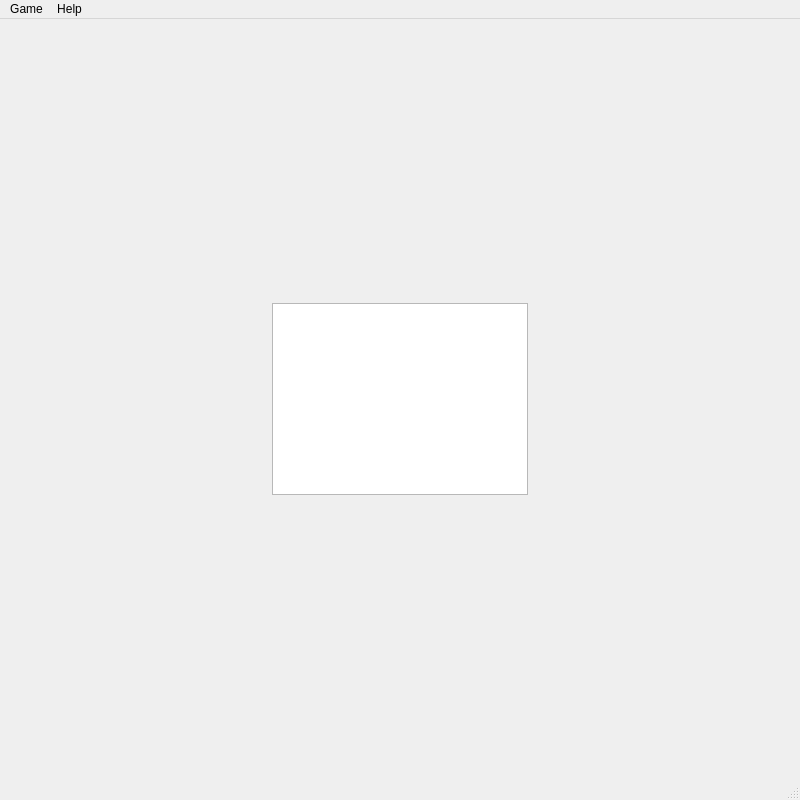
<?xml version="1.0" encoding="UTF-8"?>
<ui version="4.0">
 <class>MainWindow</class>
 <widget class="QMainWindow" name="MainWindow">
  <property name="geometry">
   <rect>
    <x>0</x>
    <y>0</y>
    <width>800</width>
    <height>800</height>
   </rect>
  </property>
  <property name="minimumSize">
   <size>
    <width>0</width>
    <height>0</height>
   </size>
  </property>
  <property name="maximumSize">
   <size>
    <width>16777215</width>
    <height>16777215</height>
   </size>
  </property>
  <property name="windowTitle">
   <string>MainWindow</string>
  </property>
  <widget class="QWidget" name="centralwidget">
   <layout class="QGridLayout" name="gridLayout">
    <item row="0" column="1">
     <spacer name="verticalSpacer">
      <property name="orientation">
       <enum>Qt::Vertical</enum>
      </property>
      <property name="sizeType">
       <enum>QSizePolicy::Expanding</enum>
      </property>
      <property name="sizeHint" stdset="0">
       <size>
        <width>20</width>
        <height>40</height>
       </size>
      </property>
     </spacer>
    </item>
    <item row="1" column="2">
     <spacer name="horizontalSpacer_2">
      <property name="orientation">
       <enum>Qt::Horizontal</enum>
      </property>
      <property name="sizeType">
       <enum>QSizePolicy::Expanding</enum>
      </property>
      <property name="sizeHint" stdset="0">
       <size>
        <width>40</width>
        <height>20</height>
       </size>
      </property>
     </spacer>
    </item>
    <item row="1" column="0">
     <spacer name="horizontalSpacer">
      <property name="orientation">
       <enum>Qt::Horizontal</enum>
      </property>
      <property name="sizeType">
       <enum>QSizePolicy::Expanding</enum>
      </property>
      <property name="sizeHint" stdset="0">
       <size>
        <width>40</width>
        <height>20</height>
       </size>
      </property>
     </spacer>
    </item>
    <item row="1" column="1">
     <widget class="QGraphicsView" name="graphicsView">
      <property name="sizePolicy">
       <sizepolicy hsizetype="Minimum" vsizetype="Minimum">
        <horstretch>0</horstretch>
        <verstretch>0</verstretch>
       </sizepolicy>
      </property>
     </widget>
    </item>
    <item row="2" column="1">
     <spacer name="verticalSpacer_2">
      <property name="orientation">
       <enum>Qt::Vertical</enum>
      </property>
      <property name="sizeType">
       <enum>QSizePolicy::Expanding</enum>
      </property>
      <property name="sizeHint" stdset="0">
       <size>
        <width>20</width>
        <height>40</height>
       </size>
      </property>
     </spacer>
    </item>
   </layout>
  </widget>
  <widget class="QMenuBar" name="menubar">
   <property name="geometry">
    <rect>
     <x>0</x>
     <y>0</y>
     <width>800</width>
     <height>26</height>
    </rect>
   </property>
   <widget class="QMenu" name="menuGame">
    <property name="title">
     <string>Game</string>
    </property>
    <widget class="QMenu" name="menuGame_mode">
     <property name="title">
      <string>Game mode</string>
     </property>
     <addaction name="actionClI"/>
     <addaction name="actionGUI"/>
    </widget>
    <widget class="QMenu" name="menuChoose_game">
     <property name="title">
      <string>Choose game</string>
     </property>
     <addaction name="actionSnake"/>
     <addaction name="actionTetris"/>
    </widget>
    <addaction name="actionNewGame"/>
    <addaction name="actionPause"/>
    <addaction name="actionStop"/>
    <addaction name="menuChoose_game"/>
    <addaction name="menuGame_mode"/>
    <addaction name="actionExit"/>
   </widget>
   <widget class="QMenu" name="menuHelp">
    <property name="title">
     <string>Help</string>
    </property>
    <addaction name="actionGame"/>
    <addaction name="actionAbout"/>
   </widget>
   <addaction name="menuGame"/>
   <addaction name="menuHelp"/>
  </widget>
  <widget class="QStatusBar" name="statusbar"/>
  <action name="actionNewGame">
   <property name="text">
    <string>New Game</string>
   </property>
   <property name="shortcut">
    <string>Ctrl+S</string>
   </property>
  </action>
  <action name="actionPause">
   <property name="text">
    <string>Pause</string>
   </property>
   <property name="shortcut">
    <string>Ctrl+P</string>
   </property>
  </action>
  <action name="actionStop">
   <property name="text">
    <string>Stop</string>
   </property>
   <property name="shortcut">
    <string>Ctrl+S</string>
   </property>
  </action>
  <action name="actionExit">
   <property name="text">
    <string>Exit</string>
   </property>
   <property name="shortcut">
    <string>Ctrl+Q</string>
   </property>
  </action>
  <action name="actionClI">
   <property name="text">
    <string>CLI</string>
   </property>
  </action>
  <action name="actionGUI">
   <property name="text">
    <string>GUI</string>
   </property>
  </action>
  <action name="actionSnake">
   <property name="text">
    <string>Snake</string>
   </property>
  </action>
  <action name="actionTetris">
   <property name="text">
    <string>Tetris</string>
   </property>
  </action>
  <action name="actionGame">
   <property name="text">
    <string>Game Help</string>
   </property>
   <property name="shortcut">
    <string>Ctrl+H</string>
   </property>
  </action>
  <action name="actionAbout">
   <property name="text">
    <string>About</string>
   </property>
  </action>
 </widget>
 <resources/>
 <connections/>
</ui>
